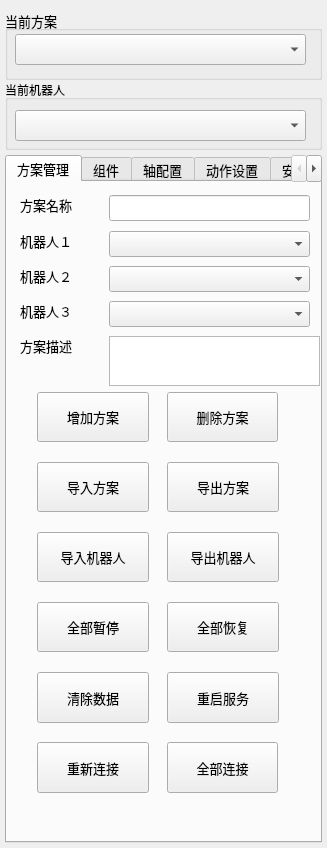
<?xml version="1.0" encoding="UTF-8"?>
<ui version="4.0">
 <class>PageStation</class>
 <widget class="QWidget" name="PageStation">
  <property name="geometry">
   <rect>
    <x>0</x>
    <y>0</y>
    <width>327</width>
    <height>848</height>
   </rect>
  </property>
  <property name="windowTitle">
   <string>PageStation</string>
  </property>
  <layout class="QVBoxLayout" name="verticalLayout">
   <property name="spacing">
    <number>5</number>
   </property>
   <property name="margin">
    <number>5</number>
   </property>
   <item>
    <widget class="QGroupBox" name="groupBox">
     <property name="sizePolicy">
      <sizepolicy hsizetype="Preferred" vsizetype="Expanding">
       <horstretch>0</horstretch>
       <verstretch>0</verstretch>
      </sizepolicy>
     </property>
     <property name="minimumSize">
      <size>
       <width>0</width>
       <height>70</height>
      </size>
     </property>
     <property name="maximumSize">
      <size>
       <width>16777215</width>
       <height>60</height>
      </size>
     </property>
     <property name="font">
      <font>
       <pointsize>10</pointsize>
      </font>
     </property>
     <property name="title">
      <string>当前方案</string>
     </property>
     <widget class="QComboBox" name="comboStationName">
      <property name="geometry">
       <rect>
        <x>10</x>
        <y>24</y>
        <width>291</width>
        <height>31</height>
       </rect>
      </property>
      <property name="font">
       <font>
        <pointsize>10</pointsize>
       </font>
      </property>
     </widget>
    </widget>
   </item>
   <item>
    <widget class="QGroupBox" name="groupBox_2">
     <property name="minimumSize">
      <size>
       <width>0</width>
       <height>70</height>
      </size>
     </property>
     <property name="title">
      <string>当前机器人</string>
     </property>
     <widget class="QComboBox" name="cur_robot">
      <property name="geometry">
       <rect>
        <x>10</x>
        <y>30</y>
        <width>291</width>
        <height>31</height>
       </rect>
      </property>
     </widget>
    </widget>
   </item>
   <item>
    <widget class="QTabWidget" name="tabWidget">
     <property name="sizePolicy">
      <sizepolicy hsizetype="MinimumExpanding" vsizetype="MinimumExpanding">
       <horstretch>0</horstretch>
       <verstretch>0</verstretch>
      </sizepolicy>
     </property>
     <property name="font">
      <font>
       <pointsize>10</pointsize>
      </font>
     </property>
     <property name="tabShape">
      <enum>QTabWidget::Rounded</enum>
     </property>
     <property name="currentIndex">
      <number>0</number>
     </property>
     <widget class="QWidget" name="tabStation">
      <property name="sizePolicy">
       <sizepolicy hsizetype="Preferred" vsizetype="MinimumExpanding">
        <horstretch>0</horstretch>
        <verstretch>0</verstretch>
       </sizepolicy>
      </property>
      <attribute name="title">
       <string>方案管理</string>
      </attribute>
      <widget class="QLabel" name="label_2">
       <property name="geometry">
        <rect>
         <x>13</x>
         <y>13</y>
         <width>80</width>
         <height>20</height>
        </rect>
       </property>
       <property name="text">
        <string>方案名称</string>
       </property>
      </widget>
      <widget class="QLineEdit" name="lineEdit_station">
       <property name="geometry">
        <rect>
         <x>102</x>
         <y>13</y>
         <width>201</width>
         <height>26</height>
        </rect>
       </property>
      </widget>
      <widget class="QLabel" name="label">
       <property name="geometry">
        <rect>
         <x>13</x>
         <y>49</y>
         <width>80</width>
         <height>20</height>
        </rect>
       </property>
       <property name="text">
        <string>机器人１</string>
       </property>
      </widget>
      <widget class="QComboBox" name="comboRobot">
       <property name="geometry">
        <rect>
         <x>102</x>
         <y>49</y>
         <width>201</width>
         <height>26</height>
        </rect>
       </property>
      </widget>
      <widget class="QLabel" name="label_4">
       <property name="geometry">
        <rect>
         <x>13</x>
         <y>84</y>
         <width>80</width>
         <height>20</height>
        </rect>
       </property>
       <property name="text">
        <string>机器人２</string>
       </property>
      </widget>
      <widget class="QComboBox" name="comboRobot2">
       <property name="geometry">
        <rect>
         <x>102</x>
         <y>84</y>
         <width>201</width>
         <height>26</height>
        </rect>
       </property>
      </widget>
      <widget class="QLabel" name="label_5">
       <property name="geometry">
        <rect>
         <x>13</x>
         <y>119</y>
         <width>80</width>
         <height>20</height>
        </rect>
       </property>
       <property name="text">
        <string>机器人３</string>
       </property>
      </widget>
      <widget class="QComboBox" name="comboRobot3">
       <property name="geometry">
        <rect>
         <x>102</x>
         <y>119</y>
         <width>201</width>
         <height>26</height>
        </rect>
       </property>
      </widget>
      <widget class="QLabel" name="label_3">
       <property name="geometry">
        <rect>
         <x>13</x>
         <y>154</y>
         <width>80</width>
         <height>20</height>
        </rect>
       </property>
       <property name="text">
        <string>方案描述</string>
       </property>
      </widget>
      <widget class="QPlainTextEdit" name="plainTextEdit_memo">
       <property name="geometry">
        <rect>
         <x>102</x>
         <y>154</y>
         <width>211</width>
         <height>50</height>
        </rect>
       </property>
       <property name="maximumSize">
        <size>
         <width>16777215</width>
         <height>50</height>
        </size>
       </property>
      </widget>
      <widget class="QPushButton" name="pushButton_add">
       <property name="geometry">
        <rect>
         <x>30</x>
         <y>210</y>
         <width>112</width>
         <height>50</height>
        </rect>
       </property>
       <property name="minimumSize">
        <size>
         <width>0</width>
         <height>30</height>
        </size>
       </property>
       <property name="text">
        <string>增加方案</string>
       </property>
      </widget>
      <widget class="QPushButton" name="pushButton_del">
       <property name="geometry">
        <rect>
         <x>160</x>
         <y>210</y>
         <width>111</width>
         <height>50</height>
        </rect>
       </property>
       <property name="minimumSize">
        <size>
         <width>0</width>
         <height>30</height>
        </size>
       </property>
       <property name="text">
        <string>删除方案</string>
       </property>
      </widget>
      <widget class="QPushButton" name="pushButton_export">
       <property name="geometry">
        <rect>
         <x>160</x>
         <y>280</y>
         <width>112</width>
         <height>50</height>
        </rect>
       </property>
       <property name="minimumSize">
        <size>
         <width>0</width>
         <height>30</height>
        </size>
       </property>
       <property name="text">
        <string>导出方案</string>
       </property>
      </widget>
      <widget class="QPushButton" name="pushButton_import">
       <property name="geometry">
        <rect>
         <x>30</x>
         <y>280</y>
         <width>112</width>
         <height>50</height>
        </rect>
       </property>
       <property name="minimumSize">
        <size>
         <width>0</width>
         <height>30</height>
        </size>
       </property>
       <property name="text">
        <string>导入方案</string>
       </property>
      </widget>
      <widget class="QPushButton" name="pushButton_importRobot">
       <property name="geometry">
        <rect>
         <x>30</x>
         <y>350</y>
         <width>112</width>
         <height>50</height>
        </rect>
       </property>
       <property name="minimumSize">
        <size>
         <width>0</width>
         <height>30</height>
        </size>
       </property>
       <property name="text">
        <string>导入机器人</string>
       </property>
      </widget>
      <widget class="QPushButton" name="pushButton_exportRobot">
       <property name="geometry">
        <rect>
         <x>160</x>
         <y>350</y>
         <width>112</width>
         <height>50</height>
        </rect>
       </property>
       <property name="minimumSize">
        <size>
         <width>0</width>
         <height>30</height>
        </size>
       </property>
       <property name="text">
        <string>导出机器人</string>
       </property>
      </widget>
      <widget class="QPushButton" name="pushButton_4">
       <property name="geometry">
        <rect>
         <x>160</x>
         <y>420</y>
         <width>112</width>
         <height>50</height>
        </rect>
       </property>
       <property name="minimumSize">
        <size>
         <width>0</width>
         <height>30</height>
        </size>
       </property>
       <property name="text">
        <string>全部恢复</string>
       </property>
      </widget>
      <widget class="QPushButton" name="pushButton_3">
       <property name="geometry">
        <rect>
         <x>30</x>
         <y>420</y>
         <width>112</width>
         <height>50</height>
        </rect>
       </property>
       <property name="minimumSize">
        <size>
         <width>93</width>
         <height>50</height>
        </size>
       </property>
       <property name="maximumSize">
        <size>
         <width>9999</width>
         <height>9999</height>
        </size>
       </property>
       <property name="text">
        <string>全部暂停</string>
       </property>
      </widget>
      <widget class="QPushButton" name="pushButton_5">
       <property name="geometry">
        <rect>
         <x>30</x>
         <y>490</y>
         <width>112</width>
         <height>51</height>
        </rect>
       </property>
       <property name="text">
        <string>清除数据</string>
       </property>
      </widget>
      <widget class="QPushButton" name="pushButton_6">
       <property name="geometry">
        <rect>
         <x>160</x>
         <y>560</y>
         <width>111</width>
         <height>51</height>
        </rect>
       </property>
       <property name="text">
        <string>全部连接</string>
       </property>
      </widget>
      <widget class="QPushButton" name="pushButton">
       <property name="geometry">
        <rect>
         <x>30</x>
         <y>560</y>
         <width>112</width>
         <height>51</height>
        </rect>
       </property>
       <property name="text">
        <string>重新连接</string>
       </property>
      </widget>
      <widget class="QPushButton" name="pushButton_11">
       <property name="geometry">
        <rect>
         <x>160</x>
         <y>490</y>
         <width>112</width>
         <height>51</height>
        </rect>
       </property>
       <property name="text">
        <string>重启服务</string>
       </property>
      </widget>
     </widget>
     <widget class="QWidget" name="tabModule">
      <property name="sizePolicy">
       <sizepolicy hsizetype="Preferred" vsizetype="MinimumExpanding">
        <horstretch>0</horstretch>
        <verstretch>0</verstretch>
       </sizepolicy>
      </property>
      <attribute name="title">
       <string>组件</string>
      </attribute>
      <layout class="QVBoxLayout" name="verticalLayout_2">
       <property name="spacing">
        <number>5</number>
       </property>
       <property name="margin">
        <number>5</number>
       </property>
       <item>
        <widget class="QSplitter" name="splitter">
         <property name="sizePolicy">
          <sizepolicy hsizetype="Preferred" vsizetype="MinimumExpanding">
           <horstretch>0</horstretch>
           <verstretch>0</verstretch>
          </sizepolicy>
         </property>
         <property name="mouseTracking">
          <bool>true</bool>
         </property>
         <property name="orientation">
          <enum>Qt::Vertical</enum>
         </property>
         <widget class="QTreeWidget" name="treeWidgetModule">
          <property name="sizePolicy">
           <sizepolicy hsizetype="Expanding" vsizetype="Preferred">
            <horstretch>0</horstretch>
            <verstretch>60</verstretch>
           </sizepolicy>
          </property>
          <property name="font">
           <font>
            <pointsize>10</pointsize>
           </font>
          </property>
          <property name="contextMenuPolicy">
           <enum>Qt::ActionsContextMenu</enum>
          </property>
          <property name="selectionMode">
           <enum>QAbstractItemView::ExtendedSelection</enum>
          </property>
          <property name="uniformRowHeights">
           <bool>true</bool>
          </property>
          <attribute name="headerVisible">
           <bool>false</bool>
          </attribute>
          <column>
           <property name="text">
            <string notr="true">1</string>
           </property>
          </column>
         </widget>
         <widget class="QtTreePropertyBrowser" name="propertyModule" native="true">
          <property name="sizePolicy">
           <sizepolicy hsizetype="Expanding" vsizetype="MinimumExpanding">
            <horstretch>0</horstretch>
            <verstretch>35</verstretch>
           </sizepolicy>
          </property>
          <property name="minimumSize">
           <size>
            <width>0</width>
            <height>80</height>
           </size>
          </property>
         </widget>
        </widget>
       </item>
      </layout>
     </widget>
     <widget class="QWidget" name="tabAxis">
      <property name="sizePolicy">
       <sizepolicy hsizetype="Preferred" vsizetype="MinimumExpanding">
        <horstretch>0</horstretch>
        <verstretch>0</verstretch>
       </sizepolicy>
      </property>
      <attribute name="title">
       <string>轴配置</string>
      </attribute>
      <layout class="QVBoxLayout" name="verticalLayout_3">
       <property name="spacing">
        <number>5</number>
       </property>
       <property name="margin">
        <number>5</number>
       </property>
       <item>
        <widget class="QSplitter" name="splitter_2">
         <property name="sizePolicy">
          <sizepolicy hsizetype="Preferred" vsizetype="MinimumExpanding">
           <horstretch>0</horstretch>
           <verstretch>0</verstretch>
          </sizepolicy>
         </property>
         <property name="orientation">
          <enum>Qt::Vertical</enum>
         </property>
         <widget class="QTreeWidget" name="treeWidgetAxis">
          <property name="sizePolicy">
           <sizepolicy hsizetype="Expanding" vsizetype="Preferred">
            <horstretch>0</horstretch>
            <verstretch>60</verstretch>
           </sizepolicy>
          </property>
          <property name="font">
           <font>
            <pointsize>10</pointsize>
           </font>
          </property>
          <property name="contextMenuPolicy">
           <enum>Qt::ActionsContextMenu</enum>
          </property>
          <property name="editTriggers">
           <set>QAbstractItemView::EditKeyPressed|QAbstractItemView::SelectedClicked</set>
          </property>
          <property name="selectionMode">
           <enum>QAbstractItemView::ExtendedSelection</enum>
          </property>
          <attribute name="headerVisible">
           <bool>false</bool>
          </attribute>
          <column>
           <property name="text">
            <string notr="true">1</string>
           </property>
          </column>
         </widget>
         <widget class="QtTreePropertyBrowser" name="propertyAxis" native="true">
          <property name="sizePolicy">
           <sizepolicy hsizetype="Expanding" vsizetype="MinimumExpanding">
            <horstretch>0</horstretch>
            <verstretch>35</verstretch>
           </sizepolicy>
          </property>
          <property name="minimumSize">
           <size>
            <width>0</width>
            <height>80</height>
           </size>
          </property>
         </widget>
        </widget>
       </item>
      </layout>
     </widget>
     <widget class="QWidget" name="tabAction">
      <property name="sizePolicy">
       <sizepolicy hsizetype="Preferred" vsizetype="MinimumExpanding">
        <horstretch>0</horstretch>
        <verstretch>0</verstretch>
       </sizepolicy>
      </property>
      <attribute name="title">
       <string>动作设置</string>
      </attribute>
      <layout class="QVBoxLayout" name="verticalLayout_4">
       <property name="spacing">
        <number>5</number>
       </property>
       <property name="margin">
        <number>5</number>
       </property>
       <item>
        <widget class="QSplitter" name="splitter_3">
         <property name="sizePolicy">
          <sizepolicy hsizetype="Preferred" vsizetype="MinimumExpanding">
           <horstretch>0</horstretch>
           <verstretch>0</verstretch>
          </sizepolicy>
         </property>
         <property name="orientation">
          <enum>Qt::Vertical</enum>
         </property>
         <widget class="QTreeWidget" name="treeWidgetAction">
          <property name="sizePolicy">
           <sizepolicy hsizetype="Expanding" vsizetype="Preferred">
            <horstretch>0</horstretch>
            <verstretch>60</verstretch>
           </sizepolicy>
          </property>
          <property name="font">
           <font>
            <pointsize>10</pointsize>
           </font>
          </property>
          <property name="contextMenuPolicy">
           <enum>Qt::ActionsContextMenu</enum>
          </property>
          <property name="editTriggers">
           <set>QAbstractItemView::EditKeyPressed|QAbstractItemView::SelectedClicked</set>
          </property>
          <property name="selectionMode">
           <enum>QAbstractItemView::ExtendedSelection</enum>
          </property>
          <attribute name="headerVisible">
           <bool>false</bool>
          </attribute>
          <column>
           <property name="text">
            <string notr="true">1</string>
           </property>
          </column>
         </widget>
         <widget class="QtTreePropertyBrowser" name="propertyAction" native="true">
          <property name="sizePolicy">
           <sizepolicy hsizetype="Expanding" vsizetype="MinimumExpanding">
            <horstretch>0</horstretch>
            <verstretch>35</verstretch>
           </sizepolicy>
          </property>
          <property name="minimumSize">
           <size>
            <width>0</width>
            <height>80</height>
           </size>
          </property>
         </widget>
        </widget>
       </item>
      </layout>
     </widget>
     <widget class="QWidget" name="tab">
      <attribute name="title">
       <string>安全区域</string>
      </attribute>
      <widget class="QLabel" name="label_6">
       <property name="geometry">
        <rect>
         <x>20</x>
         <y>50</y>
         <width>91</width>
         <height>41</height>
        </rect>
       </property>
       <property name="text">
        <string>区域位置</string>
       </property>
      </widget>
      <widget class="QLineEdit" name="safeTxt1">
       <property name="geometry">
        <rect>
         <x>20</x>
         <y>90</y>
         <width>261</width>
         <height>31</height>
        </rect>
       </property>
      </widget>
      <widget class="QLineEdit" name="safeTxt2">
       <property name="geometry">
        <rect>
         <x>20</x>
         <y>180</y>
         <width>261</width>
         <height>31</height>
        </rect>
       </property>
      </widget>
      <widget class="QLabel" name="label_7">
       <property name="geometry">
        <rect>
         <x>20</x>
         <y>140</y>
         <width>161</width>
         <height>41</height>
        </rect>
       </property>
       <property name="text">
        <string>机床运动信号</string>
       </property>
      </widget>
      <widget class="QLabel" name="label_8">
       <property name="geometry">
        <rect>
         <x>20</x>
         <y>230</y>
         <width>141</width>
         <height>41</height>
        </rect>
       </property>
       <property name="text">
        <string>机床急停信号</string>
       </property>
      </widget>
      <widget class="QLineEdit" name="safeTxt3">
       <property name="geometry">
        <rect>
         <x>20</x>
         <y>270</y>
         <width>261</width>
         <height>31</height>
        </rect>
       </property>
      </widget>
      <widget class="QLabel" name="label_9">
       <property name="geometry">
        <rect>
         <x>10</x>
         <y>370</y>
         <width>211</width>
         <height>41</height>
        </rect>
       </property>
       <property name="text">
        <string/>
       </property>
      </widget>
      <widget class="QPushButton" name="pushButton_2">
       <property name="geometry">
        <rect>
         <x>150</x>
         <y>600</y>
         <width>112</width>
         <height>51</height>
        </rect>
       </property>
       <property name="text">
        <string>发送</string>
       </property>
      </widget>
      <widget class="QPushButton" name="pushButton_7">
       <property name="geometry">
        <rect>
         <x>20</x>
         <y>540</y>
         <width>112</width>
         <height>51</height>
        </rect>
       </property>
       <property name="text">
        <string>添加区域</string>
       </property>
      </widget>
      <widget class="QPushButton" name="pushButton_8">
       <property name="geometry">
        <rect>
         <x>20</x>
         <y>600</y>
         <width>112</width>
         <height>51</height>
        </rect>
       </property>
       <property name="text">
        <string>删除区域</string>
       </property>
      </widget>
      <widget class="QLabel" name="label_10">
       <property name="geometry">
        <rect>
         <x>20</x>
         <y>10</y>
         <width>111</width>
         <height>31</height>
        </rect>
       </property>
       <property name="text">
        <string>安全区域</string>
       </property>
      </widget>
      <widget class="QComboBox" name="com_area">
       <property name="geometry">
        <rect>
         <x>140</x>
         <y>10</y>
         <width>141</width>
         <height>31</height>
        </rect>
       </property>
      </widget>
      <widget class="QLabel" name="label_areaInfo">
       <property name="geometry">
        <rect>
         <x>30</x>
         <y>380</y>
         <width>301</width>
         <height>51</height>
        </rect>
       </property>
       <property name="text">
        <string/>
       </property>
      </widget>
      <widget class="QPushButton" name="pushButton_9">
       <property name="geometry">
        <rect>
         <x>150</x>
         <y>540</y>
         <width>112</width>
         <height>51</height>
        </rect>
       </property>
       <property name="text">
        <string>保存</string>
       </property>
      </widget>
      <widget class="QSlider" name="ySlider">
       <property name="geometry">
        <rect>
         <x>50</x>
         <y>470</y>
         <width>251</width>
         <height>22</height>
        </rect>
       </property>
       <property name="minimum">
        <number>-100</number>
       </property>
       <property name="maximum">
        <number>100</number>
       </property>
       <property name="singleStep">
        <number>1</number>
       </property>
       <property name="value">
        <number>0</number>
       </property>
       <property name="orientation">
        <enum>Qt::Horizontal</enum>
       </property>
      </widget>
      <widget class="QSlider" name="xSlider">
       <property name="geometry">
        <rect>
         <x>50</x>
         <y>440</y>
         <width>251</width>
         <height>22</height>
        </rect>
       </property>
       <property name="minimum">
        <number>-99</number>
       </property>
       <property name="orientation">
        <enum>Qt::Horizontal</enum>
       </property>
      </widget>
      <widget class="QSlider" name="zSlider">
       <property name="geometry">
        <rect>
         <x>50</x>
         <y>500</y>
         <width>251</width>
         <height>22</height>
        </rect>
       </property>
       <property name="minimum">
        <number>-99</number>
       </property>
       <property name="orientation">
        <enum>Qt::Horizontal</enum>
       </property>
      </widget>
      <widget class="QLineEdit" name="len1">
       <property name="geometry">
        <rect>
         <x>20</x>
         <y>340</y>
         <width>51</width>
         <height>31</height>
        </rect>
       </property>
       <property name="text">
        <string>200</string>
       </property>
      </widget>
      <widget class="QLineEdit" name="len2">
       <property name="geometry">
        <rect>
         <x>90</x>
         <y>340</y>
         <width>51</width>
         <height>31</height>
        </rect>
       </property>
       <property name="text">
        <string>200</string>
       </property>
      </widget>
      <widget class="QLineEdit" name="len3">
       <property name="geometry">
        <rect>
         <x>160</x>
         <y>340</y>
         <width>51</width>
         <height>31</height>
        </rect>
       </property>
       <property name="text">
        <string>200</string>
       </property>
      </widget>
      <widget class="QLabel" name="label_11">
       <property name="geometry">
        <rect>
         <x>20</x>
         <y>310</y>
         <width>41</width>
         <height>18</height>
        </rect>
       </property>
       <property name="text">
        <string>长</string>
       </property>
      </widget>
      <widget class="QLabel" name="label_12">
       <property name="geometry">
        <rect>
         <x>90</x>
         <y>310</y>
         <width>51</width>
         <height>18</height>
        </rect>
       </property>
       <property name="text">
        <string>宽</string>
       </property>
      </widget>
      <widget class="QLabel" name="label_13">
       <property name="geometry">
        <rect>
         <x>170</x>
         <y>310</y>
         <width>51</width>
         <height>18</height>
        </rect>
       </property>
       <property name="text">
        <string>高</string>
       </property>
      </widget>
      <widget class="QLabel" name="label_14">
       <property name="geometry">
        <rect>
         <x>20</x>
         <y>440</y>
         <width>21</width>
         <height>18</height>
        </rect>
       </property>
       <property name="text">
        <string>X</string>
       </property>
      </widget>
      <widget class="QLabel" name="label_15">
       <property name="geometry">
        <rect>
         <x>20</x>
         <y>470</y>
         <width>21</width>
         <height>18</height>
        </rect>
       </property>
       <property name="text">
        <string>Y</string>
       </property>
      </widget>
      <widget class="QLabel" name="label_16">
       <property name="geometry">
        <rect>
         <x>20</x>
         <y>500</y>
         <width>21</width>
         <height>18</height>
        </rect>
       </property>
       <property name="text">
        <string>Z</string>
       </property>
      </widget>
      <widget class="QLineEdit" name="moveRatio">
       <property name="geometry">
        <rect>
         <x>230</x>
         <y>340</y>
         <width>41</width>
         <height>31</height>
        </rect>
       </property>
       <property name="text">
        <string>1</string>
       </property>
      </widget>
      <widget class="QLabel" name="label_17">
       <property name="geometry">
        <rect>
         <x>230</x>
         <y>310</y>
         <width>51</width>
         <height>18</height>
        </rect>
       </property>
       <property name="text">
        <string>移动</string>
       </property>
      </widget>
     </widget>
     <widget class="QWidget" name="tabTrajectory">
      <attribute name="title">
       <string>轨迹配置</string>
      </attribute>
      <widget class="QTreeWidget" name="treeWidgetTrajectory">
       <property name="geometry">
        <rect>
         <x>10</x>
         <y>10</y>
         <width>291</width>
         <height>344</height>
        </rect>
       </property>
       <property name="sizePolicy">
        <sizepolicy hsizetype="Expanding" vsizetype="Preferred">
         <horstretch>0</horstretch>
         <verstretch>60</verstretch>
        </sizepolicy>
       </property>
       <property name="font">
        <font>
         <pointsize>10</pointsize>
        </font>
       </property>
       <property name="contextMenuPolicy">
        <enum>Qt::ActionsContextMenu</enum>
       </property>
       <property name="editTriggers">
        <set>QAbstractItemView::EditKeyPressed|QAbstractItemView::SelectedClicked</set>
       </property>
       <property name="selectionMode">
        <enum>QAbstractItemView::ExtendedSelection</enum>
       </property>
       <attribute name="headerVisible">
        <bool>false</bool>
       </attribute>
       <column>
        <property name="text">
         <string notr="true">1</string>
        </property>
       </column>
      </widget>
      <widget class="QtTreePropertyBrowser" name="propertyTrajectory" native="true">
       <property name="geometry">
        <rect>
         <x>10</x>
         <y>360</y>
         <width>291</width>
         <height>200</height>
        </rect>
       </property>
       <property name="sizePolicy">
        <sizepolicy hsizetype="Expanding" vsizetype="MinimumExpanding">
         <horstretch>0</horstretch>
         <verstretch>35</verstretch>
        </sizepolicy>
       </property>
       <property name="minimumSize">
        <size>
         <width>0</width>
         <height>80</height>
        </size>
       </property>
      </widget>
     </widget>
     <widget class="QWidget" name="tab_3">
      <attribute name="title">
       <string>工具坐标校准</string>
      </attribute>
      <widget class="QSplitter" name="splitter_4">
       <property name="geometry">
        <rect>
         <x>10</x>
         <y>10</y>
         <width>290</width>
         <height>550</height>
        </rect>
       </property>
       <property name="sizePolicy">
        <sizepolicy hsizetype="Preferred" vsizetype="MinimumExpanding">
         <horstretch>0</horstretch>
         <verstretch>0</verstretch>
        </sizepolicy>
       </property>
       <property name="orientation">
        <enum>Qt::Vertical</enum>
       </property>
       <widget class="QTreeWidget" name="treeWidgetCalibration">
        <property name="sizePolicy">
         <sizepolicy hsizetype="Expanding" vsizetype="Preferred">
          <horstretch>0</horstretch>
          <verstretch>60</verstretch>
         </sizepolicy>
        </property>
        <property name="font">
         <font>
          <pointsize>10</pointsize>
         </font>
        </property>
        <property name="contextMenuPolicy">
         <enum>Qt::ActionsContextMenu</enum>
        </property>
        <property name="editTriggers">
         <set>QAbstractItemView::EditKeyPressed|QAbstractItemView::SelectedClicked</set>
        </property>
        <property name="selectionMode">
         <enum>QAbstractItemView::ExtendedSelection</enum>
        </property>
        <attribute name="headerVisible">
         <bool>false</bool>
        </attribute>
        <column>
         <property name="text">
          <string notr="true">1</string>
         </property>
        </column>
       </widget>
       <widget class="QtTreePropertyBrowser" name="propertyCalibration" native="true">
        <property name="sizePolicy">
         <sizepolicy hsizetype="Expanding" vsizetype="MinimumExpanding">
          <horstretch>0</horstretch>
          <verstretch>35</verstretch>
         </sizepolicy>
        </property>
        <property name="minimumSize">
         <size>
          <width>0</width>
          <height>80</height>
         </size>
        </property>
       </widget>
      </widget>
     </widget>
    </widget>
   </item>
  </layout>
 </widget>
 <layoutdefault spacing="6" margin="11"/>
 <customwidgets>
  <customwidget>
   <class>QtTreePropertyBrowser</class>
   <extends>QWidget</extends>
   <header>qttreepropertybrowser.h</header>
   <container>1</container>
  </customwidget>
 </customwidgets>
 <resources/>
 <connections/>
</ui>
